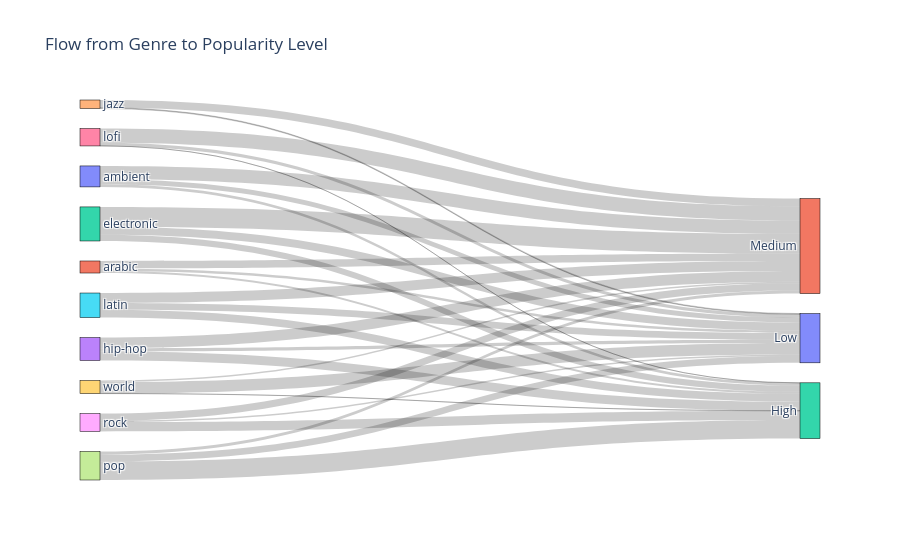

Write notebook code for a chart like this one.
### Code cell
top_genres = df["playlist_genre"].value_counts().head(10).index

sankey_df = (
    df[df["playlist_genre"].isin(top_genres)]
    .groupby(["playlist_genre", "popularity_level"])
    .size()
    .reset_index(name="count")
)

labels = list(sankey_df["playlist_genre"].unique()) + list(sankey_df["popularity_level"].astype(str).unique())

label_to_id = {label: i for i, label in enumerate(labels)}

source = sankey_df["playlist_genre"].map(label_to_id)
target = sankey_df["popularity_level"].astype(str).map(label_to_id)
value = sankey_df["count"]

fig = go.Figure(
    data=[
        go.Sankey(
            node=dict(
                pad=20,
                thickness=20,
                line=dict(color="black", width=0.5),
                label=labels
            ),
            link=dict(
                source=source,
                target=target,
                value=value
            )
        )
    ]
)

fig.update_layout(
    title_text="Flow from Genre to Popularity Level",
    font_size=12
)

fig.show()

### Figure 1 — Plotly figure (JSON) as saved in the notebook; plotly's stock layout.template omitted (floating-point values rounded to 4 significant figures)
{"data": [{"link": {"source": [0, 0, 0, 1, 1, 1, 2, 2, 2, 3, 3, 3, 4, 4, 4, 5, 5, 5, 6, 6, 6, 7, 7, 7, 8, 8, 8, 9, 9, 9], "target": [10, 11, 12, 10, 11, 12, 10, 11, 12, 10, 11, 12, 10, 11, 12, 10, 11, 12, 10, 11, 12, 10, 11, 12, 10, 11, 12, 10, 11, 12], "value": [87, 227, 45, 44, 128, 34, 137, 338, 108, 54, 183, 155, 14, 132, 0, 115, 171, 134, 52, 245, 1, 118, 54, 316, 26, 121, 159, 196, 27, 2]}, "node": {"label": ["ambient", "arabic", "electronic", "hip-hop", "jazz", "latin", "lofi", "pop", "rock", "world", "Low", "Medium", "High"], "line": {"color": "black", "width": 0.5}, "pad": 20, "thickness": 20}, "type": "sankey"}], "layout": {"font": {"size": 12}, "title": {"text": "Flow from Genre to Popularity Level"}}}
